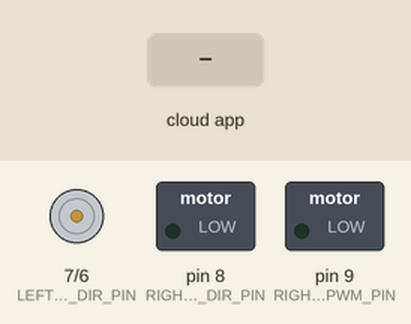
Simulated run of this sketch. Board: Arduino Mega 2560, built with avr-gcc and run on an emulated ATmega2560. Parts: direction and speed pins drawn as motors (green arrow = direction pin HIGH = forward, orange = LOW = backward, longer = more drive), switched loads named in the sketch (green lamp = pin HIGH). The test bench sets the inputs (shaded band). The ROS host is connected and sends only what is stated.

Above: at 1.2 s.
1.3 s: the phone or cloud app sets worm_gear_front_left_pwm to 45
At 1.6 s:
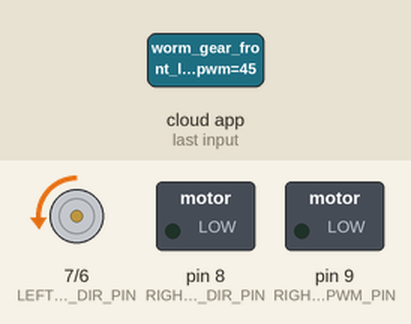
2.8 s: the phone or cloud app sets worm_gear_front_left_dir to 1
At 4.0 s:
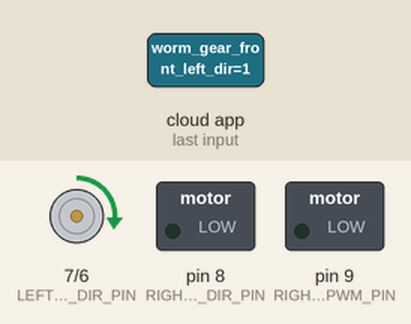
4.3 s: the phone or cloud app sets worm_gear_front_left_pwm to 0
At 5.3 s:
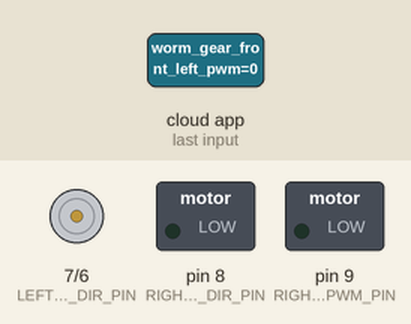
5.8 s: the phone or cloud app sets worm_gear_front_left_pwm to 90
At 6.5 s:
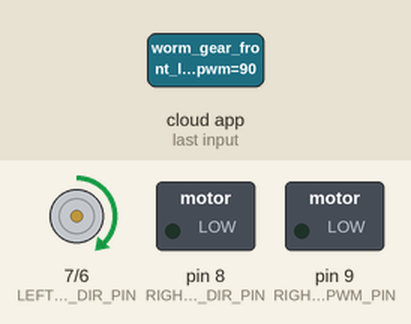
7.3 s: the phone or cloud app sets worm_gear_front_left_dir to 0
At 8.4 s:
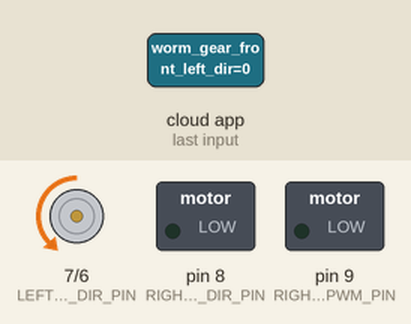
8.8 s: the phone or cloud app sets worm_gear_front_left_pwm to 180
At 9.7 s:
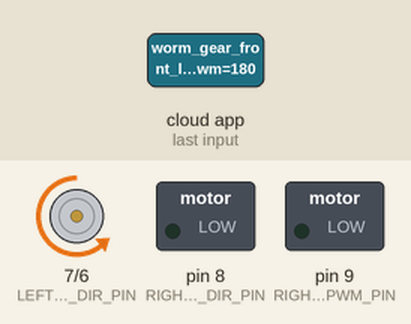
Timing chart, 0 to 11.3 s (numbered marks = the images above; inputs shaded):
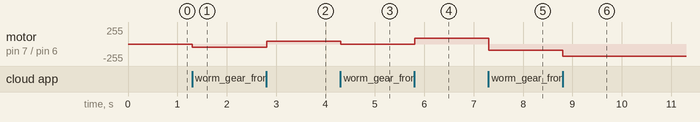

The sketch:

front_left_right_worm.ino
```cpp
#include <ros.h>
#include <std_msgs/Int16.h>
#include <std_msgs/Bool.h>
#include <std_msgs/Int32.h>
#include <Encoder.h>

// Pin definitions for motor control
const int LEFT_MOTOR_PWM_PIN = 6;   // PWM pin for left motor
const int LEFT_MOTOR_DIR_PIN = 7;   // Direction pin for left motor
const int RIGHT_MOTOR_PWM_PIN = 9;  // PWM pin for right motor
const int RIGHT_MOTOR_DIR_PIN = 8;  // Direction pin for right motor


// Pin definitions for encoders
const int LEFT_ENCODER_PIN_A = 4;   // Left encoder pin A
const int LEFT_ENCODER_PIN_B = 5;   // Left encoder pin B
const int RIGHT_ENCODER_PIN_A = 18; // Right encoder pin A (A4 on Mega)
const int RIGHT_ENCODER_PIN_B = 19; // Right encoder pin B (A5 on Mega)

const int gripperPWM = 4; // PWM pin
const int gripperDir1 = 5; // Direction pin 1
const int gripperDir2 = 6; // Direction pin 2


ros::NodeHandle nh;

// Motor control variables
int left_pwm = 0;
bool left_dir = true;
int right_pwm = 0;
bool right_dir = true;

// Encoder objects
//Encoder leftEncoder(LEFT_ENCODER_PIN_A, LEFT_ENCODER_PIN_B);
//Encoder rightEncoder(RIGHT_ENCODER_PIN_A, RIGHT_ENCODER_PIN_B);

// ROS message objects for publishing encoder values
std_msgs::Int32 left_encoder_msg;
std_msgs::Int32 right_encoder_msg;

// ROS publishers for encoder values
ros::Publisher left_encoder_pub("left_encoder", &left_encoder_msg);
ros::Publisher right_encoder_pub("right_encoder", &right_encoder_msg);

// Callback functions for subscribers
void leftPwmCallback(const std_msgs::Int16& msg) {
  left_pwm = msg.data;
  analogWrite(LEFT_MOTOR_PWM_PIN, left_pwm);
}

void leftDirCallback(const std_msgs::Bool& msg) {
  left_dir = msg.data;
  digitalWrite(LEFT_MOTOR_DIR_PIN, left_dir ? HIGH : LOW);

}

void rightPwmCallback(const std_msgs::Int16& msg) {
  right_pwm = msg.data;
  analogWrite(RIGHT_MOTOR_PWM_PIN, right_pwm);
}

void rightDirCallback(const std_msgs::Bool& msg) {
  right_dir = msg.data;
  digitalWrite(RIGHT_MOTOR_DIR_PIN, right_dir ? HIGH : LOW);
}

// ROS subscribers
ros::Subscriber<std_msgs::Int16> left_pwm_sub("worm_gear_front_left_pwm", &leftPwmCallback);
ros::Subscriber<std_msgs::Bool> left_dir_sub("worm_gear_front_left_dir", &leftDirCallback);
ros::Subscriber<std_msgs::Int16> right_pwm_sub("worm_gear_front_right_pwm", &rightPwmCallback);
ros::Subscriber<std_msgs::Bool> right_dir_sub("worm_gear_front_right_dir", &rightDirCallback);


void setup() {
  // Initialize motor control pins
  pinMode(LEFT_MOTOR_PWM_PIN, OUTPUT);
  pinMode(LEFT_MOTOR_DIR_PIN, OUTPUT);
  pinMode(RIGHT_MOTOR_PWM_PIN, OUTPUT);
  pinMode(RIGHT_MOTOR_DIR_PIN, OUTPUT);

//  pinMode(
  // SETUP PINS FOR ENCODER AND ARM


  // Initialize ROS node
  nh.initNode();

  // Subscribe to topics
  nh.subscribe(left_pwm_sub);
  nh.subscribe(left_dir_sub);
  nh.subscribe(right_pwm_sub);
  nh.subscribe(right_dir_sub);


  // Advertise encoder topics
  nh.advertise(left_encoder_pub);
  nh.advertise(right_encoder_pub);
}

void loop() {
  // Read encoder values
//  long left_encoder_value = leftEncoder.read();
//  long right_encoder_value = rightEncoder.read();
//
//  right_encoder_pub.publish(right_encoder_value);
//  right_encoder_pub.publish(left_encoder_value);

  nh.spinOnce();
  delay(10); // Small delay to control publish rate (100 Hz)
}
```

Measured:
- after the input at 1.3 s, motor on pin 7 (LEFT_MOTOR_DIR_PIN) / pin 6 (LEFT_MOTOR_PWM_PIN): stopped → backward 45/255 at once
- after the input at 2.8 s, motor on pin 7 (LEFT_MOTOR_DIR_PIN) / pin 6 (LEFT_MOTOR_PWM_PIN): backward 45/255 → forward 45/255 at once
- after the input at 4.3 s, motor on pin 7 (LEFT_MOTOR_DIR_PIN) / pin 6 (LEFT_MOTOR_PWM_PIN): forward 45/255 → stopped at once
- after the input at 5.8 s, motor on pin 7 (LEFT_MOTOR_DIR_PIN) / pin 6 (LEFT_MOTOR_PWM_PIN): stopped → forward 90/255 at once
- after the input at 7.3 s, motor on pin 7 (LEFT_MOTOR_DIR_PIN) / pin 6 (LEFT_MOTOR_PWM_PIN): forward 90/255 → backward 90/255 at once
- after the input at 8.8 s, motor on pin 7 (LEFT_MOTOR_DIR_PIN) / pin 6 (LEFT_MOTOR_PWM_PIN): backward 90/255 → backward 180/255 at once
